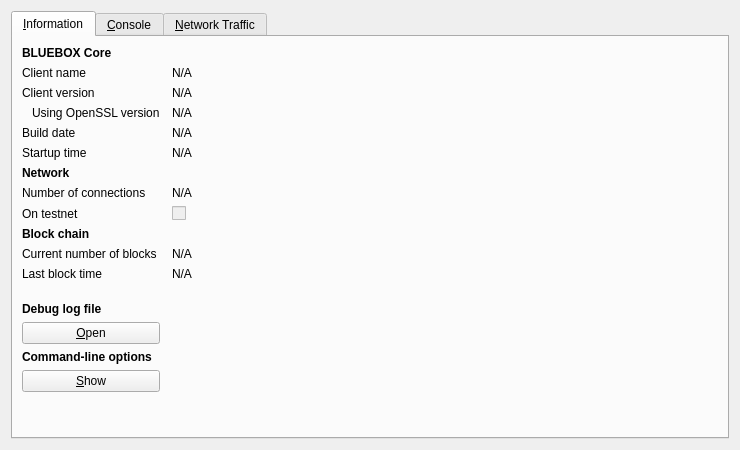
<?xml version="1.0" encoding="UTF-8"?>
<ui version="4.0">
 <class>RPCConsole</class>
 <widget class="QDialog" name="RPCConsole">
  <property name="geometry">
   <rect>
    <x>0</x>
    <y>0</y>
    <width>740</width>
    <height>450</height>
   </rect>
  </property>
  <property name="windowTitle">
   <string>BLUEBOX - Debug window</string>
  </property>
  <layout class="QVBoxLayout" name="verticalLayout_2">
   <item>
    <widget class="QTabWidget" name="tabWidget">
     <property name="currentIndex">
      <number>0</number>
     </property>
     <widget class="QWidget" name="tab_info">
      <attribute name="title">
       <string>&amp;Information</string>
      </attribute>
      <layout class="QGridLayout" name="gridLayout" columnstretch="0,1">
       <property name="horizontalSpacing">
        <number>12</number>
       </property>
       <item row="0" column="0">
        <widget class="QLabel" name="label_9">
         <property name="font">
          <font>
           <weight>75</weight>
           <bold>true</bold>
          </font>
         </property>
         <property name="text">
          <string>BLUEBOX Core</string>
         </property>
        </widget>
       </item>
       <item row="1" column="0">
        <widget class="QLabel" name="label_5">
         <property name="text">
          <string>Client name</string>
         </property>
        </widget>
       </item>
       <item row="1" column="1">
        <widget class="QLabel" name="clientName">
         <property name="cursor">
          <cursorShape>IBeamCursor</cursorShape>
         </property>
         <property name="text">
          <string>N/A</string>
         </property>
         <property name="textFormat">
          <enum>Qt::PlainText</enum>
         </property>
         <property name="textInteractionFlags">
          <set>Qt::LinksAccessibleByMouse|Qt::TextSelectableByKeyboard|Qt::TextSelectableByMouse</set>
         </property>
        </widget>
       </item>
       <item row="2" column="0">
        <widget class="QLabel" name="label_6">
         <property name="text">
          <string>Client version</string>
         </property>
        </widget>
       </item>
       <item row="2" column="1">
        <widget class="QLabel" name="clientVersion">
         <property name="cursor">
          <cursorShape>IBeamCursor</cursorShape>
         </property>
         <property name="text">
          <string>N/A</string>
         </property>
         <property name="textFormat">
          <enum>Qt::PlainText</enum>
         </property>
         <property name="textInteractionFlags">
          <set>Qt::LinksAccessibleByMouse|Qt::TextSelectableByKeyboard|Qt::TextSelectableByMouse</set>
         </property>
        </widget>
       </item>
       <item row="3" column="0">
        <widget class="QLabel" name="label_14">
         <property name="text">
          <string>Using OpenSSL version</string>
         </property>
         <property name="indent">
          <number>10</number>
         </property>
        </widget>
       </item>
       <item row="3" column="1">
        <widget class="QLabel" name="openSSLVersion">
         <property name="cursor">
          <cursorShape>IBeamCursor</cursorShape>
         </property>
         <property name="text">
          <string>N/A</string>
         </property>
         <property name="textFormat">
          <enum>Qt::PlainText</enum>
         </property>
         <property name="textInteractionFlags">
          <set>Qt::LinksAccessibleByMouse|Qt::TextSelectableByKeyboard|Qt::TextSelectableByMouse</set>
         </property>
        </widget>
       </item>
       <item row="4" column="0">
        <widget class="QLabel" name="label_12">
         <property name="text">
          <string>Build date</string>
         </property>
        </widget>
       </item>
       <item row="4" column="1">
        <widget class="QLabel" name="buildDate">
         <property name="cursor">
          <cursorShape>IBeamCursor</cursorShape>
         </property>
         <property name="text">
          <string>N/A</string>
         </property>
         <property name="textFormat">
          <enum>Qt::PlainText</enum>
         </property>
         <property name="textInteractionFlags">
          <set>Qt::LinksAccessibleByMouse|Qt::TextSelectableByKeyboard|Qt::TextSelectableByMouse</set>
         </property>
        </widget>
       </item>
       <item row="5" column="0">
        <widget class="QLabel" name="label_13">
         <property name="text">
          <string>Startup time</string>
         </property>
        </widget>
       </item>
       <item row="5" column="1">
        <widget class="QLabel" name="startupTime">
         <property name="cursor">
          <cursorShape>IBeamCursor</cursorShape>
         </property>
         <property name="text">
          <string>N/A</string>
         </property>
         <property name="textFormat">
          <enum>Qt::PlainText</enum>
         </property>
         <property name="textInteractionFlags">
          <set>Qt::LinksAccessibleByMouse|Qt::TextSelectableByKeyboard|Qt::TextSelectableByMouse</set>
         </property>
        </widget>
       </item>
       <item row="6" column="0">
        <widget class="QLabel" name="label_11">
         <property name="font">
          <font>
           <weight>75</weight>
           <bold>true</bold>
          </font>
         </property>
         <property name="text">
          <string>Network</string>
         </property>
        </widget>
       </item>
       <item row="7" column="0">
        <widget class="QLabel" name="label_7">
         <property name="text">
          <string>Number of connections</string>
         </property>
        </widget>
       </item>
       <item row="7" column="1">
        <widget class="QLabel" name="numberOfConnections">
         <property name="cursor">
          <cursorShape>IBeamCursor</cursorShape>
         </property>
         <property name="text">
          <string>N/A</string>
         </property>
         <property name="textFormat">
          <enum>Qt::PlainText</enum>
         </property>
         <property name="textInteractionFlags">
          <set>Qt::LinksAccessibleByMouse|Qt::TextSelectableByKeyboard|Qt::TextSelectableByMouse</set>
         </property>
        </widget>
       </item>
       <item row="8" column="0">
        <widget class="QLabel" name="label_8">
         <property name="text">
          <string>On testnet</string>
         </property>
        </widget>
       </item>
       <item row="8" column="1">
        <widget class="QCheckBox" name="isTestNet">
         <property name="enabled">
          <bool>false</bool>
         </property>
         <property name="text">
          <string/>
         </property>
        </widget>
       </item>
       <item row="9" column="0">
        <widget class="QLabel" name="label_10">
         <property name="font">
          <font>
           <weight>75</weight>
           <bold>true</bold>
          </font>
         </property>
         <property name="text">
          <string>Block chain</string>
         </property>
        </widget>
       </item>
       <item row="10" column="0">
        <widget class="QLabel" name="label_3">
         <property name="text">
          <string>Current number of blocks</string>
         </property>
        </widget>
       </item>
       <item row="10" column="1">
        <widget class="QLabel" name="numberOfBlocks">
         <property name="cursor">
          <cursorShape>IBeamCursor</cursorShape>
         </property>
         <property name="text">
          <string>N/A</string>
         </property>
         <property name="textFormat">
          <enum>Qt::PlainText</enum>
         </property>
         <property name="textInteractionFlags">
          <set>Qt::LinksAccessibleByMouse|Qt::TextSelectableByKeyboard|Qt::TextSelectableByMouse</set>
         </property>
        </widget>
       </item>
       <item row="11" column="0">
        <widget class="QLabel" name="label_2">
         <property name="text">
          <string>Last block time</string>
         </property>
        </widget>
       </item>
       <item row="11" column="1">
        <widget class="QLabel" name="lastBlockTime">
         <property name="cursor">
          <cursorShape>IBeamCursor</cursorShape>
         </property>
         <property name="text">
          <string>N/A</string>
         </property>
         <property name="textFormat">
          <enum>Qt::PlainText</enum>
         </property>
         <property name="textInteractionFlags">
          <set>Qt::LinksAccessibleByMouse|Qt::TextSelectableByKeyboard|Qt::TextSelectableByMouse</set>
         </property>
        </widget>
       </item>
       <item row="12" column="0">
        <spacer name="verticalSpacer_2">
         <property name="orientation">
          <enum>Qt::Vertical</enum>
         </property>
         <property name="sizeHint" stdset="0">
          <size>
           <width>20</width>
           <height>20</height>
          </size>
         </property>
        </spacer>
       </item>
       <item row="13" column="0">
        <widget class="QLabel" name="labelDebugLogfile">
         <property name="font">
          <font>
           <weight>75</weight>
           <bold>true</bold>
          </font>
         </property>
         <property name="text">
          <string>Debug log file</string>
         </property>
        </widget>
       </item>
       <item row="14" column="0">
        <widget class="QPushButton" name="openDebugLogfileButton">
         <property name="toolTip">
          <string>Open the BLUEBOX debug log file from the current data directory. This can take a few seconds for large log files.</string>
         </property>
         <property name="text">
          <string>&amp;Open</string>
         </property>
         <property name="autoDefault">
          <bool>false</bool>
         </property>
        </widget>
       </item>
       <item row="15" column="0">
        <widget class="QLabel" name="labelCLOptions">
         <property name="font">
          <font>
           <weight>75</weight>
           <bold>true</bold>
          </font>
         </property>
         <property name="text">
          <string>Command-line options</string>
         </property>
        </widget>
       </item>
       <item row="16" column="0">
        <widget class="QPushButton" name="showCLOptionsButton">
         <property name="toolTip">
          <string>Show the BLUEBOX-Qt help message to get a list with possible BLUEBOX command-line options.</string>
         </property>
         <property name="text">
          <string>&amp;Show</string>
         </property>
         <property name="autoDefault">
          <bool>false</bool>
         </property>
        </widget>
       </item>
       <item row="17" column="0">
        <spacer name="verticalSpacer">
         <property name="orientation">
          <enum>Qt::Vertical</enum>
         </property>
         <property name="sizeHint" stdset="0">
          <size>
           <width>20</width>
           <height>40</height>
          </size>
         </property>
        </spacer>
       </item>
      </layout>
     </widget>
     <widget class="QWidget" name="tab_console">
      <attribute name="title">
       <string>&amp;Console</string>
      </attribute>
      <layout class="QVBoxLayout" name="verticalLayout_3">
       <property name="spacing">
        <number>3</number>
       </property>
       <item>
        <widget class="QTextEdit" name="messagesWidget">
         <property name="minimumSize">
          <size>
           <width>0</width>
           <height>100</height>
          </size>
         </property>
         <property name="readOnly">
          <bool>true</bool>
         </property>
         <property name="tabKeyNavigation" stdset="0">
          <bool>false</bool>
         </property>
         <property name="columnCount" stdset="0">
          <number>2</number>
         </property>
        </widget>
       </item>
       <item>
        <layout class="QHBoxLayout" name="horizontalLayout">
         <property name="spacing">
          <number>3</number>
         </property>
         <item>
          <widget class="QLabel" name="label">
           <property name="text">
            <string notr="true">&gt;</string>
           </property>
          </widget>
         </item>
         <item>
          <widget class="QLineEdit" name="lineEdit"/>
         </item>
         <item>
          <widget class="QPushButton" name="clearButton">
           <property name="maximumSize">
            <size>
             <width>24</width>
             <height>24</height>
            </size>
           </property>
           <property name="toolTip">
            <string>Clear console</string>
           </property>
           <property name="text">
            <string/>
           </property>
           <property name="icon">
            <iconset resource="../bitcoin.qrc">
             <normaloff>:/icons/remove</normaloff>:/icons/remove</iconset>
           </property>
           <property name="shortcut">
            <string notr="true">Ctrl+L</string>
           </property>
           <property name="autoDefault">
            <bool>false</bool>
           </property>
          </widget>
         </item>
        </layout>
       </item>
      </layout>
     </widget>
     <widget class="QWidget" name="tab">
      <attribute name="title">
       <string>&amp;Network Traffic</string>
      </attribute>
      <layout class="QHBoxLayout" name="horizontalLayout_3">
       <item>
        <layout class="QVBoxLayout" name="verticalLayout_4">
         <item>
          <widget class="TrafficGraphWidget" name="trafficGraph" native="true">
           <property name="sizePolicy">
            <sizepolicy hsizetype="Expanding" vsizetype="Expanding">
             <horstretch>0</horstretch>
             <verstretch>0</verstretch>
            </sizepolicy>
           </property>
          </widget>
         </item>
         <item>
          <layout class="QHBoxLayout" name="horizontalLayout_2">
           <item>
            <widget class="QSlider" name="sldGraphRange">
             <property name="minimum">
              <number>1</number>
             </property>
             <property name="maximum">
              <number>288</number>
             </property>
             <property name="pageStep">
              <number>12</number>
             </property>
             <property name="value">
              <number>6</number>
             </property>
             <property name="orientation">
              <enum>Qt::Horizontal</enum>
             </property>
            </widget>
           </item>
           <item>
            <widget class="QLabel" name="lblGraphRange">
             <property name="minimumSize">
              <size>
               <width>100</width>
               <height>0</height>
              </size>
             </property>
             <property name="alignment">
              <set>Qt::AlignCenter</set>
             </property>
            </widget>
           </item>
           <item>
            <widget class="QPushButton" name="btnClearTrafficGraph">
             <property name="text">
              <string>&amp;Clear</string>
             </property>
            </widget>
           </item>
          </layout>
         </item>
        </layout>
       </item>
       <item>
        <layout class="QVBoxLayout" name="verticalLayout">
         <item>
          <widget class="QGroupBox" name="groupBox">
           <property name="title">
            <string>Totals</string>
           </property>
           <layout class="QVBoxLayout" name="verticalLayout_5">
            <item>
             <layout class="QHBoxLayout" name="horizontalLayout_4">
              <item>
               <widget class="Line" name="line">
                <property name="sizePolicy">
                 <sizepolicy hsizetype="Fixed" vsizetype="Fixed">
                  <horstretch>0</horstretch>
                  <verstretch>0</verstretch>
                 </sizepolicy>
                </property>
                <property name="minimumSize">
                 <size>
                  <width>10</width>
                  <height>0</height>
                 </size>
                </property>
                <property name="palette">
                 <palette>
                  <active>
                   <colorrole role="Light">
                    <brush brushstyle="SolidPattern">
                     <color alpha="255">
                      <red>0</red>
                      <green>255</green>
                      <blue>0</blue>
                     </color>
                    </brush>
                   </colorrole>
                  </active>
                  <inactive>
                   <colorrole role="Light">
                    <brush brushstyle="SolidPattern">
                     <color alpha="255">
                      <red>0</red>
                      <green>255</green>
                      <blue>0</blue>
                     </color>
                    </brush>
                   </colorrole>
                  </inactive>
                  <disabled>
                   <colorrole role="Light">
                    <brush brushstyle="SolidPattern">
                     <color alpha="255">
                      <red>0</red>
                      <green>255</green>
                      <blue>0</blue>
                     </color>
                    </brush>
                   </colorrole>
                  </disabled>
                 </palette>
                </property>
                <property name="orientation">
                 <enum>Qt::Horizontal</enum>
                </property>
               </widget>
              </item>
              <item>
               <widget class="QLabel" name="label_16">
                <property name="text">
                 <string>In:</string>
                </property>
               </widget>
              </item>
              <item>
               <widget class="QLabel" name="lblBytesIn">
                <property name="minimumSize">
                 <size>
                  <width>50</width>
                  <height>0</height>
                 </size>
                </property>
                <property name="alignment">
                 <set>Qt::AlignRight|Qt::AlignTrailing|Qt::AlignVCenter</set>
                </property>
               </widget>
              </item>
             </layout>
            </item>
            <item>
             <layout class="QHBoxLayout" name="horizontalLayout_5">
              <item>
               <widget class="Line" name="line_2">
                <property name="sizePolicy">
                 <sizepolicy hsizetype="Fixed" vsizetype="Fixed">
                  <horstretch>0</horstretch>
                  <verstretch>0</verstretch>
                 </sizepolicy>
                </property>
                <property name="minimumSize">
                 <size>
                  <width>10</width>
                  <height>0</height>
                 </size>
                </property>
                <property name="palette">
                 <palette>
                  <active>
                   <colorrole role="Light">
                    <brush brushstyle="SolidPattern">
                     <color alpha="255">
                      <red>255</red>
                      <green>0</green>
                      <blue>0</blue>
                     </color>
                    </brush>
                   </colorrole>
                  </active>
                  <inactive>
                   <colorrole role="Light">
                    <brush brushstyle="SolidPattern">
                     <color alpha="255">
                      <red>255</red>
                      <green>0</green>
                      <blue>0</blue>
                     </color>
                    </brush>
                   </colorrole>
                  </inactive>
                  <disabled>
                   <colorrole role="Light">
                    <brush brushstyle="SolidPattern">
                     <color alpha="255">
                      <red>255</red>
                      <green>0</green>
                      <blue>0</blue>
                     </color>
                    </brush>
                   </colorrole>
                  </disabled>
                 </palette>
                </property>
                <property name="orientation">
                 <enum>Qt::Horizontal</enum>
                </property>
               </widget>
              </item>
              <item>
               <widget class="QLabel" name="label_17">
                <property name="text">
                 <string>Out:</string>
                </property>
               </widget>
              </item>
              <item>
               <widget class="QLabel" name="lblBytesOut">
                <property name="minimumSize">
                 <size>
                  <width>50</width>
                  <height>0</height>
                 </size>
                </property>
                <property name="alignment">
                 <set>Qt::AlignRight|Qt::AlignTrailing|Qt::AlignVCenter</set>
                </property>
               </widget>
              </item>
             </layout>
            </item>
            <item>
             <spacer name="verticalSpacer_4">
              <property name="orientation">
               <enum>Qt::Vertical</enum>
              </property>
              <property name="sizeHint" stdset="0">
               <size>
                <width>20</width>
                <height>407</height>
               </size>
              </property>
             </spacer>
            </item>
           </layout>
          </widget>
         </item>
        </layout>
       </item>
      </layout>
     </widget>
    </widget>
   </item>
  </layout>
 </widget>
 <customwidgets>
  <customwidget>
   <class>TrafficGraphWidget</class>
   <extends>QWidget</extends>
   <header>trafficgraphwidget.h</header>
   <container>1</container>
   <slots>
    <slot>clear()</slot>
   </slots>
  </customwidget>
 </customwidgets>
 <resources>
  <include location="../bitcoin.qrc"/>
 </resources>
 <connections/>
</ui>
